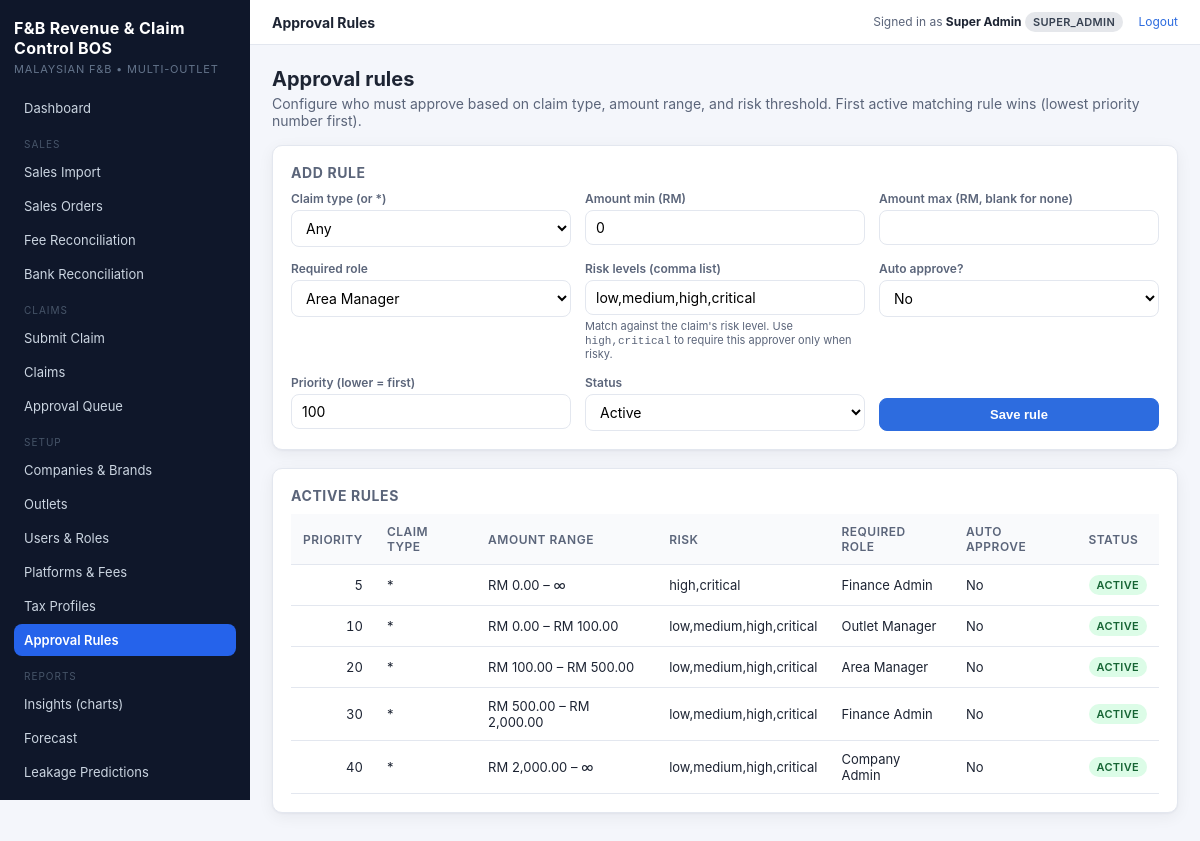
The page /public/pages/approval-rules.php (signed in) on the database its author committed.
### tables this page shows
CREATE TABLE IF NOT EXISTS roles (
  id    INT UNSIGNED NOT NULL AUTO_INCREMENT,
  slug  VARCHAR(40) NOT NULL,
  name  VARCHAR(80) NOT NULL,
  PRIMARY KEY (id),
  UNIQUE KEY uq_roles_slug (slug)
);

CREATE TABLE IF NOT EXISTS approval_rules (
  id                INT UNSIGNED NOT NULL AUTO_INCREMENT,
  company_id        INT UNSIGNED NOT NULL,
  claim_type        VARCHAR(40) NOT NULL DEFAULT '*',
  amount_min        DECIMAL(12,2) NOT NULL DEFAULT 0,
  amount_max        DECIMAL(12,2) NULL,
  required_role_id  INT UNSIGNED NOT NULL,
  risk_threshold    VARCHAR(60) NOT NULL DEFAULT 'low,medium,high,critical',
  auto_approve      TINYINT(1)  NOT NULL DEFAULT 0,
  priority          INT UNSIGNED NOT NULL DEFAULT 100,
  is_active         TINYINT(1)  NOT NULL DEFAULT 1,
  created_at        DATETIME NOT NULL,
  PRIMARY KEY (id),
  KEY ix_ar_lookup (company_id, is_active, priority),
  CONSTRAINT fk_ar_company FOREIGN KEY (company_id)       REFERENCES companies(id),
  CONSTRAINT fk_ar_role    FOREIGN KEY (required_role_id) REFERENCES roles(id)
);

### src/Support/helpers.php (called while the page is built, shortened)
<?php
function config(?string $key = null, $default = null)
{
    $cfg = $GLOBALS['fnbbos_config'] ?? [];
    $segments = explode('.', $key);
    $value = $cfg;
    foreach ($segments as $seg) {
        if (is_array($value) && array_key_exists($seg, $value)) {
            $value = $value[$seg];
        } else {
            return $default;
        }
    }
    return $value;
}
function db(): PDO
{
    if ($GLOBALS['fnbbos_pdo'] instanceof PDO) {
        return $GLOBALS['fnbbos_pdo'];
    }
    $c = config('db');
    $dsn = sprintf('mysql:host=%s;port=%d;dbname=%s;charset=%s',
        $c['host'], $c['port'], $c['name'], $c['charset']);
    $pdo = new PDO($dsn, $c['user'], $c['pass'], [
        PDO::ATTR_ERRMODE            => PDO::ERRMODE_EXCEPTION,
        PDO::ATTR_DEFAULT_FETCH_MODE => PDO::FETCH_ASSOC,
        PDO::ATTR_EMULATE_PREPARES   => false,
    ]);
    return $pdo;
}
function e(?string $value): string
{
    return htmlspecialchars((string)$value, ENT_QUOTES | ENT_SUBSTITUTE, 'UTF-8');
}
function url(string $path = ''): string
{
    $base = rtrim((string)config('app.base_url'), '/');
    return $base . '/' . ltrim($path, '/');
}
function money(float $amount, string $currency = ''): string
{
    $currency = $currency !== '' ? $currency : (string)config('app.currency', 'RM');
    return $currency . ' ' . number_format($amount, 2, '.', ',');
}

### src/Auth.php (called while the page is built, shortened)
<?php
final class Auth
{
    public static function user(): ?array
    {
        return $_SESSION['auth'] ?? null;
    }
}

### src/Rbac.php (called while the page is built, shortened)
<?php
final class Rbac
{
    public static function role(): string
    {
        return (string)($_SESSION['auth']['role_slug'] ?? '');
    }
}

### public/pages/approval-rules.php (the view, shortened to what this page needs)
<?php
$companyId = Auth::companyId();
$rules = db()->prepare('
    SELECT ar.*, r.name AS role_name
    FROM approval_rules ar
    LEFT JOIN roles r ON r.id = ar.required_role_id
    WHERE ar.company_id = ?
    ORDER BY ar.priority ASC, ar.amount_min ASC');
$rules->execute([$companyId]);
$rules = $rules->fetchAll();
$roles = db()->query('SELECT id, name FROM roles ORDER BY name')->fetchAll();
$pageTitle = 'Approval Rules';
$active    = 'approval-rules';
include __DIR__ . '/../partials/header.php';
?>
<div class="page-header"><div><h2>Approval rules</h2><p>Configure who must approve based on claim type, amount range, and risk threshold. First active matching rule wins (lowest priority number first).</p></div></div>
<div class="card">
  <h3>Add rule</h3>
  <form method="post" class="form-grid">
    <div class="form-row"><label>Claim type (or *)</label>
      <select name="claim_type">
        <option value="*">Any</option>
      </select>
    </div>
    <div class="form-row"><label>Amount min (RM)</label><input type="number" step="0.01" name="amount_min" value="0"></div>
    <div class="form-row"><label>Amount max (RM, blank for none)</label><input type="number" step="0.01" name="amount_max"></div>
    <div class="form-row"><label>Required role</label>
      <select name="required_role_id" required>
        <?php foreach ($roles as $r): ?><option value="<?= (int)$r['id'] ?>"><?= e($r['name']) ?></option><?php endforeach; ?>
      </select>
    </div>
    <div class="form-row"><label>Risk levels (comma list)</label>
      <input type="text" name="risk_threshold" value="low,medium,high,critical">
      <span class="hint">Match against the claim's risk level. Use <code>high,critical</code> to require this approver only when risky.</span>
    </div>
    <div class="form-row"><label>Auto approve?</label>
      <select name="auto_approve"><option value="0">No</option><option value="1">Yes</option></select>
    </div>
    <div class="form-row"><label>Priority (lower = first)</label><input type="number" name="priority" value="100"></div>
    <div class="form-row"><label>Status</label><select name="is_active"><option value="1">Active</option><option value="0">Inactive</option></select></div>
    <div class="form-row" style="align-self:end;"><button class="btn btn--primary" type="submit">Save rule</button></div>
  </form>
</div>
<div class="card">
  <h3>Active rules</h3>
  <?php if (!$rules): ?><div class="empty">No rules yet — every claim will go straight to finance.</div>
  <?php else: ?>
    <table class="data">
      <thead><tr><th class="num">Priority</th><th>Claim type</th><th>Amount range</th><th>Risk</th><th>Required role</th><th>Auto approve</th><th>Status</th></tr></thead>
      <tbody><?php foreach ($rules as $r): ?>
        <tr>
          <td class="num"><?= (int)$r['priority'] ?></td>
          <td><?= e($r['claim_type']) ?></td>
          <td><?= e(money((float)$r['amount_min'])) ?> – <?= e($r['amount_max'] !== null ? money((float)$r['amount_max']) : '∞') ?></td>
          <td><?= e($r['risk_threshold']) ?></td>
          <td><?= e($r['role_name'] ?? '') ?></td>
          <td><?= ((int)$r['auto_approve']===1) ? 'Yes' : 'No' ?></td>
          <td><span class="badge <?= ((int)$r['is_active']===1)?'badge--ok':'badge--muted' ?>"><?= ((int)$r['is_active']===1)?'Active':'Inactive' ?></span></td>
        </tr>
      <?php endforeach; ?></tbody>
    </table>
  <?php endif; ?>
</div>
<?php include __DIR__ . '/../partials/footer.php'; ?>

### public/partials/header.php (shortened to what this page needs)
<?php
$pageTitle = $pageTitle ?? 'F&B BOS';
$active = $active ?? '';
?><!doctype html>
<html lang="en">
<head>
<link rel="stylesheet" href="<?= e(url('assets/css/app.css')) ?>">
</head>
<body>
<div class="layout">
<aside class="sidebar">
  <h1><?= e(config('app.name')) ?></h1>
  <span class="tag">Malaysian F&amp;B • Multi-outlet</span>
  <nav>
    <a href="<?= e(url('pages/dashboard.php')) ?>"       class="<?= $active==='dashboard'?'active':'' ?>">Dashboard</a>
    <div class="section">Sales</div>
    <a href="<?= e(url('pages/sales-import.php')) ?>"    class="<?= $active==='sales-import'?'active':'' ?>">Sales Import</a>
    <a href="<?= e(url('pages/sales-list.php')) ?>"      class="<?= $active==='sales-list'?'active':'' ?>">Sales Orders</a>
    <a href="<?= e(url('pages/reconciliation.php')) ?>"  class="<?= $active==='reconciliation'?'active':'' ?>">Fee Reconciliation</a>
    <a href="<?= e(url('pages/bank-import.php')) ?>"     class="<?= $active==='bank-import'?'active':'' ?>">Bank Reconciliation</a>
    <div class="section">Claims</div>
    <a href="<?= e(url('pages/claim-submit.php')) ?>"    class="<?= $active==='claim-submit'?'active':'' ?>">Submit Claim</a>
    <a href="<?= e(url('pages/claims.php')) ?>"          class="<?= $active==='claims'?'active':'' ?>">Claims</a>
    <a href="<?= e(url('pages/claim-approve.php')) ?>"   class="<?= $active==='claim-approve'?'active':'' ?>">Approval Queue</a>
    <div class="section">Setup</div>
    <a href="<?= e(url('pages/companies.php')) ?>"       class="<?= $active==='companies'?'active':'' ?>">Companies &amp; Brands</a>
    <a href="<?= e(url('pages/outlets.php')) ?>"         class="<?= $active==='outlets'?'active':'' ?>">Outlets</a>
    <a href="<?= e(url('pages/users.php')) ?>"           class="<?= $active==='users'?'active':'' ?>">Users &amp; Roles</a>
    <a href="<?= e(url('pages/platforms.php')) ?>"       class="<?= $active==='platforms'?'active':'' ?>">Platforms &amp; Fees</a>
    <a href="<?= e(url('pages/tax-profiles.php')) ?>"    class="<?= $active==='tax-profiles'?'active':'' ?>">Tax Profiles</a>
    <a href="<?= e(url('pages/approval-rules.php')) ?>"  class="<?= $active==='approval-rules'?'active':'' ?>">Approval Rules</a>
    <div class="section">Reports</div>
    <a href="<?= e(url('pages/insights.php')) ?>"        class="<?= $active==='insights'?'active':'' ?>">Insights (charts)</a>
    <a href="<?= e(url('pages/forecast.php')) ?>"        class="<?= $active==='forecast'?'active':'' ?>">Forecast</a>
    <a href="<?= e(url('pages/leakage.php')) ?>"         class="<?= $active==='leakage'?'active':'' ?>">Leakage Predictions</a>
    <a href="<?= e(url('pages/reports.php')) ?>"         class="<?= $active==='reports'?'active':'' ?>">Reports &amp; Exports</a>
  </nav>
</aside>
<div class="main">
  <div class="topbar">
    <div class="scope">
      <strong><?= e($pageTitle) ?></strong>
    </div>
    <div class="who">
      Signed in as <strong><?= e(Auth::user()['name'] ?? '') ?></strong>
      <span class="badge badge--muted"><?= e(Rbac::role()) ?></span>
      <a href="<?= e(url('logout.php')) ?>">Logout</a>
    </div>
  </div>
  <div class="content">

### public/partials/footer.php
  </div>
</div>
</div>
</body>
</html>

### public/assets/css/app.css (style rules this page uses)
:root { --bg: #f4f6fb; --panel: #ffffff; --panel-border: #e3e7ef; --ink: #1d2433; --ink-soft: #5b657a; --primary: #2d6cdf; --primary-ink: #ffffff; --accent: #0e7c66; --danger: #dc2626; --warning: #ea8a00; --success: #16a34a; --shadow: 0 1px 2px rgba(15,23,42,.04), 0 4px 16px rgba(15,23,42,.06); --radius: 10px; }
* { box-sizing: border-box; }
html, body { margin: 0; padding: 0; }
body { font-family: -apple-system, BlinkMacSystemFont, "Segoe UI", Roboto, "Inter", sans-serif; background: var(--bg); color: var(--ink); font-size: 14px; }
a { color: var(--primary); text-decoration: none; }
.layout { display: grid; grid-template-columns: 250px 1fr; min-height: 100vh; }
.sidebar { background: #0f172a; color: #cbd5e1; padding: 18px 14px; position: sticky; top: 0; height: 100vh; overflow-y: auto; }
.sidebar h1 { color: #fff; font-size: 16px; margin: 0 0 4px; letter-spacing: .3px; }
.sidebar .tag { display: block; color: #64748b; font-size: 11px; margin-bottom: 16px; text-transform: uppercase; letter-spacing: .8px; }
.sidebar nav a { display: block; padding: 8px 10px; color: #cbd5e1; border-radius: 8px; margin-bottom: 2px; font-size: 13px; }
.sidebar nav a.active { background: #2563eb; color: #fff; font-weight: 600; }
.sidebar nav .section { color: #475569; text-transform: uppercase; font-size: 10px; letter-spacing: 1px; margin: 14px 10px 6px; }
.main { display: flex; flex-direction: column; }
.topbar { background: var(--panel); border-bottom: 1px solid var(--panel-border); padding: 12px 22px; display: flex; align-items: center; justify-content: space-between; }
.topbar .who { font-size: 12px; color: var(--ink-soft); }
.topbar .who strong { color: var(--ink); }
.topbar .who a { margin-left: 12px; }
.content { padding: 22px; }
.page-header { display: flex; justify-content: space-between; align-items: end; margin-bottom: 16px; gap: 12px; flex-wrap: wrap; }
.page-header h2 { margin: 0; font-size: 20px; }
.page-header p { margin: 4px 0 0; color: var(--ink-soft); }
.card { background: var(--panel); border: 1px solid var(--panel-border); border-radius: var(--radius); box-shadow: var(--shadow); padding: 18px; margin-bottom: 18px; }
.card h3 { margin: 0 0 10px; font-size: 14px; color: var(--ink-soft); text-transform: uppercase; letter-spacing: .6px; }
table.data { width: 100%; border-collapse: collapse; font-size: 13px; }
table.data th, table.data td { padding: 10px 12px; border-bottom: 1px solid var(--panel-border); text-align: left; }
table.data th { background: #f9fafc; font-weight: 600; font-size: 12px; color: var(--ink-soft); text-transform: uppercase; letter-spacing: .5px; }
table.data .num { text-align: right; font-variant-numeric: tabular-nums; }
.badge { display: inline-block; padding: 3px 8px; border-radius: 999px; font-size: 11px; font-weight: 600; letter-spacing: .3px; text-transform: uppercase; }
.badge--ok { background: #dcfce7; color: #166534; }
.badge--muted { background: #e5e7eb; color: #374151; }
.btn { display: inline-block; padding: 8px 14px; border-radius: 8px; font-size: 13px; cursor: pointer; border: 1px solid transparent; font-weight: 600; }
.btn--primary { background: var(--primary); color: var(--primary-ink); border-color: var(--primary); }
.form-grid { display: grid; grid-template-columns: repeat(auto-fit, minmax(220px, 1fr)); gap: 14px; }
.form-row { display: flex; flex-direction: column; gap: 4px; }
.form-row label { font-size: 12px; color: var(--ink-soft); font-weight: 600; }
.form-row input, .form-row select, .form-row textarea { padding: 8px 10px; border-radius: 8px; border: 1px solid var(--panel-border); background: #fff; font-size: 14px; font-family: inherit; }
.form-row .hint { font-size: 11px; color: var(--ink-soft); }

### rows shown on the page
roles: name "Super Admin"
approval_rules: priority "5", claim_type "*", amount_min "RM 0.00", amount_max "∞", risk_threshold "high,critical", required_role.name "Finance Admin", auto_approve "No", is_active "ACTIVE"
approval_rules: priority "10", claim_type "*", amount_min "RM 0.00", amount_max "RM 100.00", risk_threshold "low,medium,high,critical", required_role.name "Outlet Manager", auto_approve "No", is_active "ACTIVE"
approval_rules: priority "20", claim_type "*", amount_min "RM 100.00", amount_max "RM 500.00", risk_threshold "low,medium,high,critical", required_role.name "Area Manager", auto_approve "No", is_active "ACTIVE"
approval_rules: priority "30", claim_type "*", amount_min "RM 500.00", amount_max "RM 2,000.00", risk_threshold "low,medium,high,critical", required_role.name "Finance Admin", auto_approve "No", is_active "ACTIVE"
approval_rules: priority "40", claim_type "*", amount_min "RM 2,000.00", amount_max "∞", risk_threshold "low,medium,high,critical", required_role.name "Company Admin", auto_approve "No", is_active "ACTIVE"

### other values the page prints
config('app.name') "F&B Revenue & Claim Control BOS"
$pageTitle "Approval Rules"
Rbac::role() "SUPER_ADMIN"
form field required_role_id "Area Manager"
